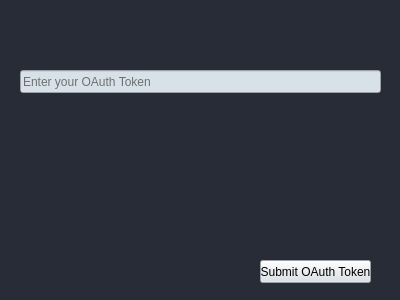
<?xml version="1.0" encoding="UTF-8"?>
<ui version="4.0">
 <class>widget</class>
 <widget class="QWidget" name="widget">
  <property name="geometry">
   <rect>
    <x>0</x>
    <y>0</y>
    <width>400</width>
    <height>300</height>
   </rect>
  </property>
  <property name="minimumSize">
   <size>
    <width>400</width>
    <height>300</height>
   </size>
  </property>
  <property name="windowTitle">
   <string>Form</string>
  </property>
  <property name="autoFillBackground">
   <bool>false</bool>
  </property>
  <property name="styleSheet">
   <string notr="true">background-color: #282c37</string>
  </property>
  <widget class="QPushButton" name="submitOAuth">
   <property name="geometry">
    <rect>
     <x>260</x>
     <y>260</y>
     <width>111</width>
     <height>23</height>
    </rect>
   </property>
   <property name="styleSheet">
    <string notr="true">background-color: #d9e1e8
</string>
   </property>
   <property name="text">
    <string>Submit OAuth Token</string>
   </property>
  </widget>
  <widget class="QLineEdit" name="oAuth">
   <property name="geometry">
    <rect>
     <x>20</x>
     <y>70</y>
     <width>361</width>
     <height>23</height>
    </rect>
   </property>
   <property name="styleSheet">
    <string notr="true">background-color: #d9e1e8
</string>
   </property>
   <property name="placeholderText">
    <string>Enter your OAuth Token</string>
   </property>
  </widget>
 </widget>
 <resources/>
 <connections/>
</ui>
